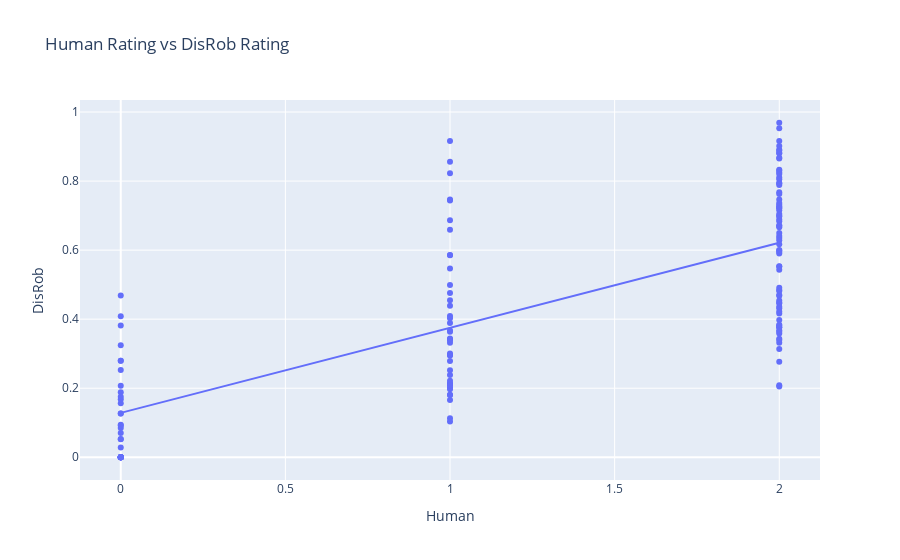

Notebook code cell kept with this figure:
### Code cell
fig = px.scatter(
    measures_df, x="Human", y="DisRob", 
    trendline="ols",
    labels={'x':'Human Rating', 'y':'DisRob Rating'},
    title='Human Rating vs DisRob Rating',
    hover_name=measures_df['pairs']
)
fig.show()

### Figure 1 — Plotly figure (JSON) as saved in the notebook; plotly's stock layout.template omitted (floating-point values rounded to 4 significant figures; data arrays with more than 128 entries replaced by an {"elided": "..."} marker saying what was removed)
{"data": [{"hovertemplate": "<b>%{hovertext}</b><br><br>Human=%{x}<br>DisRob=%{y}<extra></extra>", "hovertext": {"elided": "150x2 str values"}, "legendgroup": "", "marker": {"color": "#636efa", "symbol": "circle"}, "mode": "markers", "name": "", "orientation": "v", "showlegend": false, "type": "scatter", "x": {"elided": "150 int values"}, "xaxis": "x", "y": {"elided": "150 float values"}, "yaxis": "y"}, {"hovertemplate": "<b>OLS trendline</b><br>DisRob = 0.246318 * Human + 0.128615<br>R<sup>2</sup>=0.528347<br><br>Human=%{x}<br>DisRob=%{y} <b>(trend)</b><extra></extra>", "legendgroup": "", "marker": {"color": "#636efa", "symbol": "circle"}, "mode": "lines", "name": "", "showlegend": false, "type": "scatter", "x": {"elided": "150 int values"}, "xaxis": "x", "y": {"elided": "150 float values"}, "yaxis": "y"}], "layout": {"legend": {"tracegroupgap": 0}, "title": {"text": "Human Rating vs DisRob Rating"}, "xaxis": {"anchor": "y", "domain": [0, 1], "title": {"text": "Human"}}, "yaxis": {"anchor": "x", "domain": [0, 1], "title": {"text": "DisRob"}}}}
